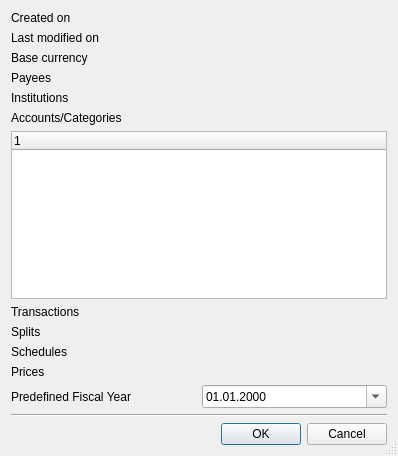
<?xml version="1.0" encoding="UTF-8"?>
<ui version="4.0">
 <class>KMyMoneyFileInfoDlgDecl</class>
 <widget class="QDialog" name="KMyMoneyFileInfoDlgDecl">
  <property name="geometry">
   <rect>
    <x>0</x>
    <y>0</y>
    <width>398</width>
    <height>456</height>
   </rect>
  </property>
  <property name="windowTitle">
   <string>File Information</string>
  </property>
  <property name="sizeGripEnabled">
   <bool>true</bool>
  </property>
  <property name="modal">
   <bool>true</bool>
  </property>
  <layout class="QVBoxLayout" name="verticalLayout">
   <item>
    <layout class="QGridLayout" name="gridLayout">
     <item row="0" column="0">
      <widget class="QLabel" name="textLabel3">
       <property name="text">
        <string>Created on</string>
       </property>
       <property name="wordWrap">
        <bool>false</bool>
       </property>
      </widget>
     </item>
     <item row="0" column="1">
      <widget class="QLabel" name="m_creationDate">
       <property name="text">
        <string/>
       </property>
       <property name="wordWrap">
        <bool>false</bool>
       </property>
      </widget>
     </item>
     <item row="1" column="0">
      <widget class="QLabel" name="textLabel4">
       <property name="text">
        <string>Last modified on</string>
       </property>
       <property name="wordWrap">
        <bool>false</bool>
       </property>
      </widget>
     </item>
     <item row="1" column="1">
      <widget class="QLabel" name="m_lastModificationDate">
       <property name="text">
        <string/>
       </property>
       <property name="wordWrap">
        <bool>false</bool>
       </property>
      </widget>
     </item>
     <item row="2" column="0">
      <widget class="QLabel" name="textLabel5">
       <property name="text">
        <string>Base currency</string>
       </property>
       <property name="wordWrap">
        <bool>false</bool>
       </property>
      </widget>
     </item>
     <item row="2" column="1">
      <widget class="QLabel" name="m_baseCurrency">
       <property name="text">
        <string/>
       </property>
       <property name="wordWrap">
        <bool>false</bool>
       </property>
      </widget>
     </item>
     <item row="3" column="0">
      <widget class="QLabel" name="textLabel10">
       <property name="text">
        <string>Payees</string>
       </property>
       <property name="wordWrap">
        <bool>false</bool>
       </property>
      </widget>
     </item>
     <item row="3" column="1">
      <widget class="QLabel" name="m_payeeCount">
       <property name="text">
        <string/>
       </property>
       <property name="wordWrap">
        <bool>false</bool>
       </property>
      </widget>
     </item>
     <item row="4" column="0">
      <widget class="QLabel" name="textLabel6">
       <property name="text">
        <string>Institutions</string>
       </property>
       <property name="wordWrap">
        <bool>false</bool>
       </property>
      </widget>
     </item>
     <item row="4" column="1">
      <widget class="QLabel" name="m_institutionCount">
       <property name="text">
        <string/>
       </property>
       <property name="wordWrap">
        <bool>false</bool>
       </property>
      </widget>
     </item>
     <item row="5" column="0">
      <widget class="QLabel" name="textLabel7">
       <property name="text">
        <string>Accounts/Categories</string>
       </property>
       <property name="wordWrap">
        <bool>false</bool>
       </property>
      </widget>
     </item>
     <item row="5" column="1">
      <widget class="QLabel" name="m_accountCount">
       <property name="text">
        <string/>
       </property>
       <property name="wordWrap">
        <bool>false</bool>
       </property>
      </widget>
     </item>
     <item row="8" column="0">
      <widget class="QLabel" name="textLabel8">
       <property name="text">
        <string>Transactions</string>
       </property>
       <property name="wordWrap">
        <bool>false</bool>
       </property>
      </widget>
     </item>
     <item row="8" column="1">
      <widget class="QLabel" name="m_transactionCount">
       <property name="text">
        <string/>
       </property>
       <property name="wordWrap">
        <bool>false</bool>
       </property>
      </widget>
     </item>
     <item row="9" column="0">
      <widget class="QLabel" name="textLabel1">
       <property name="text">
        <string>Splits</string>
       </property>
       <property name="wordWrap">
        <bool>false</bool>
       </property>
      </widget>
     </item>
     <item row="9" column="1">
      <widget class="QLabel" name="m_splitCount">
       <property name="text">
        <string/>
       </property>
       <property name="wordWrap">
        <bool>false</bool>
       </property>
      </widget>
     </item>
     <item row="10" column="0">
      <widget class="QLabel" name="textLabel9">
       <property name="text">
        <string>Schedules</string>
       </property>
       <property name="wordWrap">
        <bool>false</bool>
       </property>
      </widget>
     </item>
     <item row="10" column="1">
      <widget class="QLabel" name="m_scheduleCount">
       <property name="text">
        <string/>
       </property>
       <property name="wordWrap">
        <bool>false</bool>
       </property>
      </widget>
     </item>
     <item row="11" column="0">
      <widget class="QLabel" name="textLabel19">
       <property name="text">
        <string>Prices</string>
       </property>
       <property name="wordWrap">
        <bool>false</bool>
       </property>
      </widget>
     </item>
     <item row="11" column="1">
      <widget class="QLabel" name="m_priceCount">
       <property name="text">
        <string/>
       </property>
       <property name="wordWrap">
        <bool>false</bool>
       </property>
      </widget>
     </item>
     <item row="6" column="0" colspan="2">
      <widget class="QTreeWidget" name="m_accountView">
       <property name="rootIsDecorated">
        <bool>false</bool>
       </property>
      </widget>
     </item>
     <item row="12" column="1">
      <widget class="QDateEdit" name="m_customYear">
       <property name="currentSection">
        <enum>QDateTimeEdit::YearSection</enum>
       </property>
       <property name="displayFormat">
        <string>dd.MM.yyyy</string>
       </property>
       <property name="calendarPopup">
        <bool>true</bool>
       </property>
      </widget>
     </item>
     <item row="12" column="0">
      <widget class="QLabel" name="label">
       <property name="text">
        <string>Predefined Fiscal Year</string>
       </property>
       <column>
        <property name="text">
         <string>Type</string>
        </property>
       </column>
       <column>
        <property name="text">
         <string>Total</string>
        </property>
       </column>
       <column>
        <property name="text">
         <string>Closed</string>
        </property>
       </column>
      </widget>
     </item>
    </layout>
   </item>
   <item>
    <spacer name="spacer4">
     <property name="orientation">
      <enum>Qt::Vertical</enum>
     </property>
     <property name="sizeType">
      <enum>QSizePolicy::Expanding</enum>
     </property>
     <property name="sizeHint" stdset="0">
      <size>
       <width>20</width>
       <height>20</height>
      </size>
     </property>
    </spacer>
   </item>
   <item>
    <widget class="Line" name="line1">
     <property name="frameShape">
      <enum>QFrame::HLine</enum>
     </property>
     <property name="frameShadow">
      <enum>QFrame::Sunken</enum>
     </property>
    </widget>
   </item>
   <item>
    <layout class="QHBoxLayout" name="horizontalLayout">
     <item>
      <widget class="QDialogButtonBox" name="buttonBox">
       <property name="standardButtons">
        <set>QDialogButtonBox::Cancel|QDialogButtonBox::Ok</set>
       </property>
      </widget>
     </item>
    </layout>
   </item>
  </layout>
 </widget>
 <layoutdefault spacing="6" margin="11"/>
 <resources/>
 <connections>
  <connection>
   <sender>buttonBox</sender>
   <signal>rejected()</signal>
   <receiver>KMyMoneyFileInfoDlgDecl</receiver>
   <slot>reject()</slot>
   <hints>
    <hint type="sourcelabel">
     <x>404</x>
     <y>454</y>
    </hint>
    <hint type="destinationlabel">
     <x>422</x>
     <y>400</y>
    </hint>
   </hints>
  </connection>
  <connection>
   <sender>buttonBox</sender>
   <signal>accepted()</signal>
   <receiver>KMyMoneyFileInfoDlgDecl</receiver>
   <slot>accept()</slot>
   <hints>
    <hint type="sourcelabel">
     <x>336</x>
     <y>453</y>
    </hint>
    <hint type="destinationlabel">
     <x>356</x>
     <y>402</y>
    </hint>
   </hints>
  </connection>
 </connections>
</ui>
